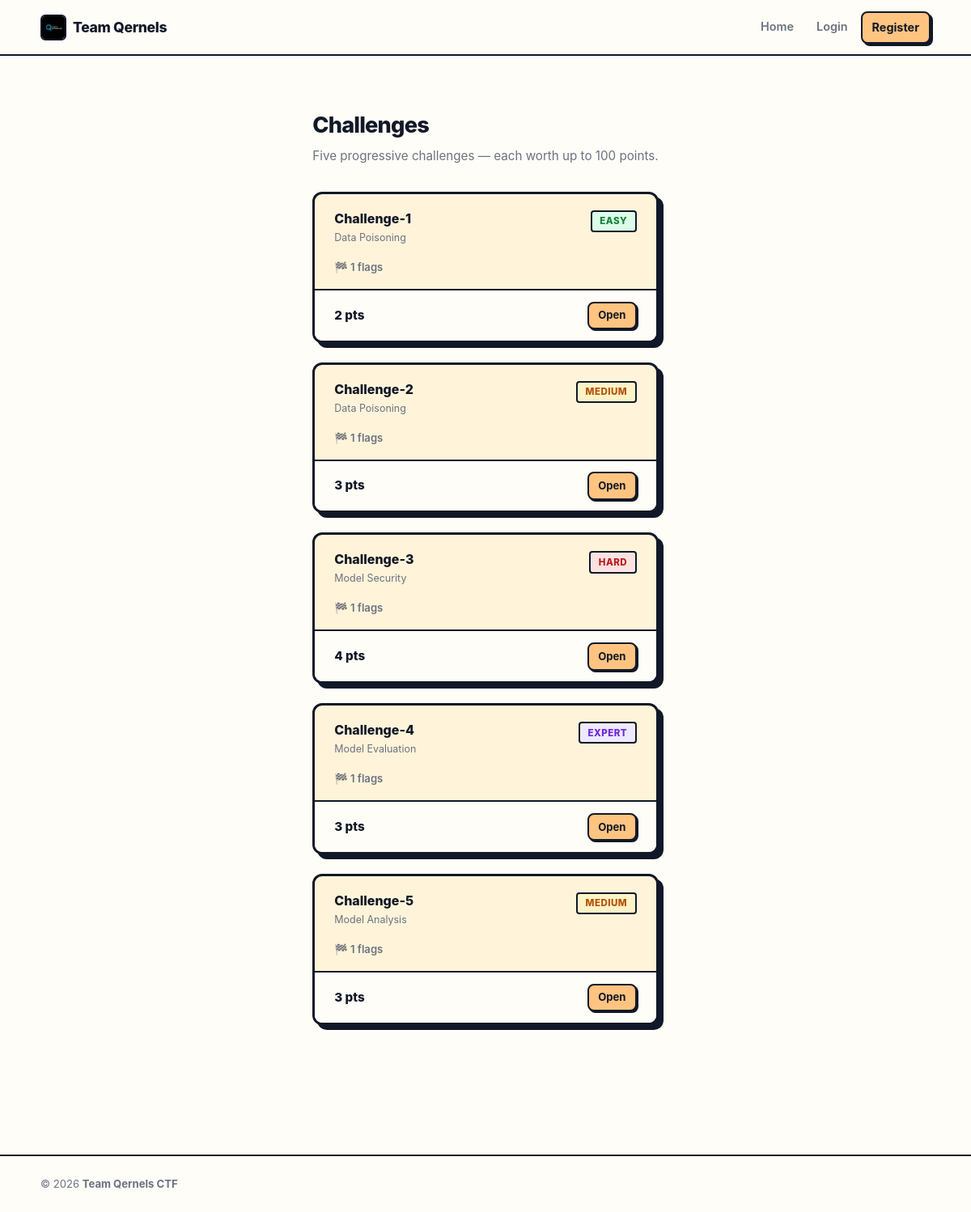
/challenges, run on the app's committed database.
### models.py (models this page shows, shortened)
class Challenge(Base):
    __tablename__ = "challenges"
    id = Column(Integer, primary_key=True)
    title = Column(String(255), nullable=False)
    description = Column(Text, nullable=False)
    category = Column(String(100))
    difficulty = Column(String(50))
    total_points = Column(Integer, default=100)
    source_file_path = Column(String(255))
    order_position = Column(Integer, default=0)
    is_revealed = Column(Boolean, default=False)
    created_at = Column(DateTime, default=datetime.utcnow)
    flags = relationship("Flag", backref="challenge", lazy=True, cascade="all, delete-orphan")
    submissions = relationship("Submission", backref="challenge", lazy=True, cascade="all, delete-orphan")
    scores = relationship("Score", backref="challenge", lazy=True, cascade="all, delete-orphan")

### routes/challenges.py (the view)
@router.get("/challenges", name="challenges.list_challenges")
def list_challenges(request: Request):
    db = request.state.db
    user = request.state.user
    if _is_staff(request):
        challenges = db.query(Challenge).order_by(Challenge.order_position).all()
    else:
        challenges = db.query(Challenge).filter_by(is_revealed=True).order_by(Challenge.order_position).all()
    if user.is_authenticated:
        for ch in challenges:
            ch.user_progress = ch.get_user_progress(db, user.id)
    return render("challenges.html", request, challenges=challenges, event_active=_get_event_active(db))

### templates/challenges.html (shortened to what this page needs)
{% extends "base.html" %}
{% block content %}
<div class="page-title">Challenges</div>
<div class="page-subtitle">Five progressive challenges &mdash; each worth up to 100 points.</div>
<div class="challenges-grid">
    {% for challenge in challenges %}
    <div class="ch-card">
        <div class="ch-card-inner">
            <div class="ch-card-top">
                <div>
                    <div class="ch-title">{{ challenge.title }}</div>
                    <div class="ch-category">{{ challenge.category }}</div>
                </div>
                <span class="badge badge-{{ challenge.difficulty.lower() }}">{{ challenge.difficulty }}</span>
            </div>
            <div class="ch-body">
                <div class="ch-meta">&#127937; {{ challenge.flags_count }} flags</div>
            </div>
            <div class="ch-footer">
                <span class="ch-points">{{ challenge.total_points }} pts</span>
                <a href="{{ url_for('challenges.view_challenge', challenge_id=challenge.id) }}" class="btn btn-primary btn-sm">Open</a>
            </div>
        </div>
    </div>
    {% endfor %}
</div>
{% endblock %}

### static/styles.css (style rules this page uses)
* { margin: 0; padding: 0; box-sizing: border-box; }
:root { --primary: #0071e3; --text-dark: #1d1d1d; --text-secondary: #424245; --text-light: #86868b; --border: #e5e5e7; --bg-light: #f5f5f7; --bg-white: #ffffff; --success: #34c759; --danger: #ff3b30; --warning: #ff9500; }
body { font-family: -apple-system, BlinkMacSystemFont, 'Segoe UI', 'Helvetica Neue', sans-serif; background: var(--bg-white); color: var(--text-dark); line-height: 1.6; font-size: 16px; }
a { color: var(--primary); text-decoration: none; transition: color 0.2s ease; }
.btn { display: inline-block; padding: 0.75rem 2rem; border-radius: 0.5rem; font-weight: 500; text-decoration: none; cursor: pointer; transition: all 0.2s ease; border: none; font-size: 1rem; }
.btn-primary { background: var(--primary); color: white; padding: 1rem 2rem; font-size: 1.05rem; }
.challenges-grid { display: grid; grid-template-columns: repeat(auto-fit, minmax(280px, 1fr)); gap: 1.5rem; margin: 3rem 0; }
.btn { display: inline-block; padding: 0.75rem 1.5rem; border-radius: 6px; text-decoration: none; cursor: pointer; border: none; font-weight: 500; transition: all 0.3s ease; font-size: 0.95rem; text-align: center; }
.btn-primary { background: var(--primary); color: var(--white); }

### templates/base.html (style rules this page uses)
* { margin: 0; padding: 0; box-sizing: border-box; }
:root { --bg: #FFFDF8; --bg-card: #fff4da; --bg-card-alt: #fafafa; --bg-input: #E8F0FE; --border-dark: #111827; --border-w: 3px; --text: #111827; --text-muted: #6b7280; --accent: #ffc480; --accent-hover: #f5a623; --accent-light: #fff4da; --green: #16a34a; --red: #FE4A60; --blue: #2563eb; --radius: 8px; --radius-lg: 12px; }
body { font-family: -apple-system, BlinkMacSystemFont, 'Segoe UI', 'Helvetica Neue', sans-serif; background: var(--bg); min-height: 100vh; display: flex; flex-direction: column; color: var(--text); line-height: 1.6; }
.btn { display: inline-flex; align-items: center; justify-content: center; gap: 0.4rem; padding: 0.55rem 1.2rem; border-radius: var(--radius); text-decoration: none; cursor: pointer; border: 2px solid var(--border-dark); font-weight: 700; font-size: 0.9rem; transition: transform 0.15s ease, box-shadow 0.15s ease; white-space: nowrap; box-shadow: 3px 3px 0 var(--border-dark); }
.btn-primary { background: var(--accent); color: var(--text); }
.btn-sm { padding: 0.3rem 0.7rem; font-size: 0.82rem; box-shadow: 2px 2px 0 var(--border-dark); }
.page-title { font-size: 1.7rem; font-weight: 800; letter-spacing: -0.03em; margin-bottom: 0.25rem; }
.page-subtitle { color: var(--text-muted); font-size: 0.95rem; margin-bottom: 2rem; }
.badge { display: inline-block; padding: 0.15rem 0.6rem; border-radius: 4px; font-size: 0.72rem; font-weight: 800; letter-spacing: 0.04em; text-transform: uppercase; border: 2px solid var(--border-dark); }
.badge-easy { background: #dcfce7; color: #15803d; }
.badge-medium { background: #fef3c7; color: #b45309; }
.badge-hard { background: #fee2e2; color: #b91c1c; }
.badge-expert { background: #ede9fe; color: #6d28d9; }

### templates/challenges.html (style rules this page uses)
.challenges-grid { display: grid; grid-template-columns: repeat(auto-fill, minmax(320px, 1fr)); gap: 1.5rem; margin-top: 1.5rem; }
.ch-card { position: relative; }
.ch-card-inner { position: relative; z-index: 1; background: var(--bg-card); border: var(--border-w) solid var(--border-dark); border-radius: var(--radius-lg); overflow: hidden; display: flex; flex-direction: column; transition: transform 0.2s ease; }
.ch-card-top { padding: 1.25rem 1.5rem 1rem; display: flex; justify-content: space-between; align-items: flex-start; gap: 0.75rem; }
.ch-title { font-size: 1rem; font-weight: 800; line-height: 1.3; color: var(--text); }
.ch-category { font-size: 0.78rem; color: var(--text-muted); margin-top: 0.2rem; }
.ch-body { padding: 0 1.5rem 1rem; flex: 1; display: flex; flex-direction: column; gap: 0.5rem; }
.ch-meta { font-size: 0.82rem; color: var(--text-muted); display: flex; align-items: center; gap: 0.4rem; font-weight: 600; }
.ch-footer { padding: 0.85rem 1.5rem; border-top: 2px solid var(--border-dark); background: var(--bg); display: flex; justify-content: space-between; align-items: center; }
.ch-points { font-weight: 800; font-size: 0.95rem; color: var(--text); }

### data on the page
Challenge: title "Challenge-1", category "Data Poisoning", difficulty "EASY", flags_count "1", total_points "2"
Challenge: title "Challenge-2", category "Data Poisoning", difficulty "MEDIUM", flags_count "1", total_points "3"
Challenge: title "Challenge-3", category "Model Security", difficulty "HARD", flags_count "1", total_points "4"
Challenge: title "Challenge-4", category "Model Evaluation", difficulty "EXPERT", flags_count "1", total_points "3"
Challenge: title "Challenge-5", category "Model Analysis", difficulty "MEDIUM", flags_count "1", total_points "3"
